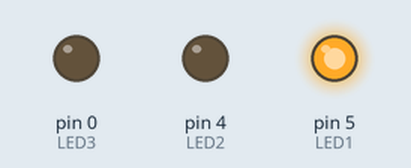
Simulated run of this sketch. Board: Arduino Uno, built with avr-gcc and run on an emulated ATmega328P. On the bench: output pins drawn as LEDs (lit = HIGH).

Above: at 0.5 s.
At 1.5 s:
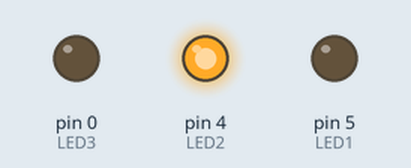
At 2.5 s:
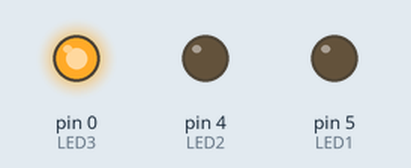
At 3.5 s:
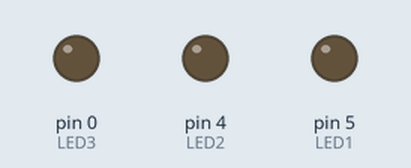
Timing chart, 0 to 5.2 s (numbered marks = the images above):
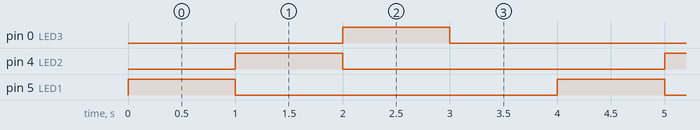

The sketch:

ESP_LED.ino
```cpp
int LED1 = 5; // Assign LED pin i.e: D1 on NodeMCU
int LED2 = 4; // Assign LED pin i.e: D2 on NodeMCU
int LED3 = 0; // Assign LED pin i.e: D3 on NodeMCU

void setup() {
  // initialize GPIO pins as outputs
  pinMode(LED1, OUTPUT);
  pinMode(LED2, OUTPUT);
  pinMode(LED3, OUTPUT);
}

void loop() {
  digitalWrite(LED1, HIGH); // turn LED1 on
  delay(1000); // wait for a second
  digitalWrite(LED1, LOW); // turn LED1 off

  digitalWrite(LED2, HIGH); // turn LED2 on
  delay(1000); // wait for a second
  digitalWrite(LED2, LOW); // turn LED2 off

  digitalWrite(LED3, HIGH); // turn LED3 on
  delay(1000); // wait for a second
  digitalWrite(LED3, LOW); // turn LED3 off

  delay(1000); // wait for a second before restarting the loop
}
```

Measured:
- by itself, pin 0 (LED3), pin 4 (LED2), pin 5 (LED1): alternates HIGH for 1.0 s and LOW for 3.0 s
- by itself, everything shown: repeats every 4.0 s, in 4 steps
